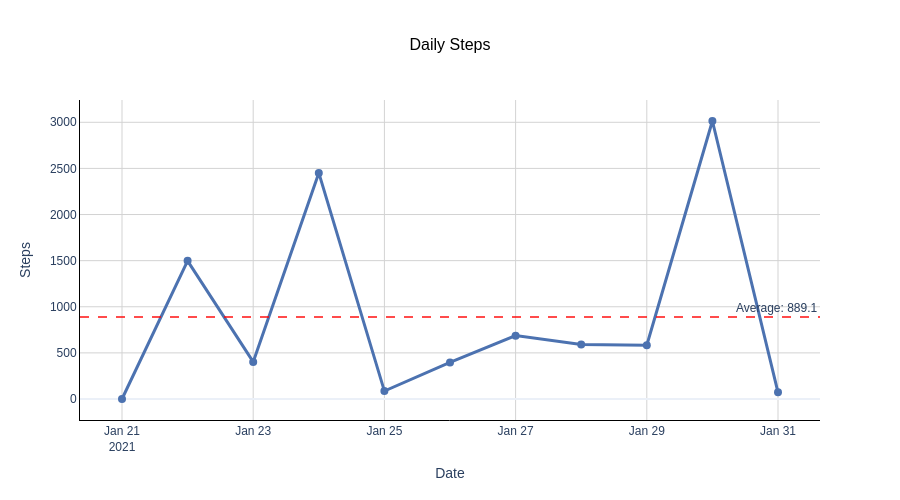
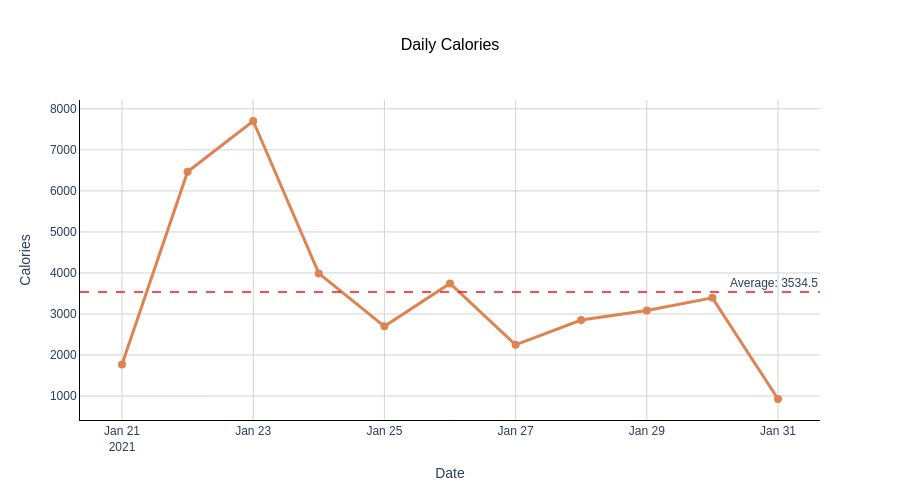
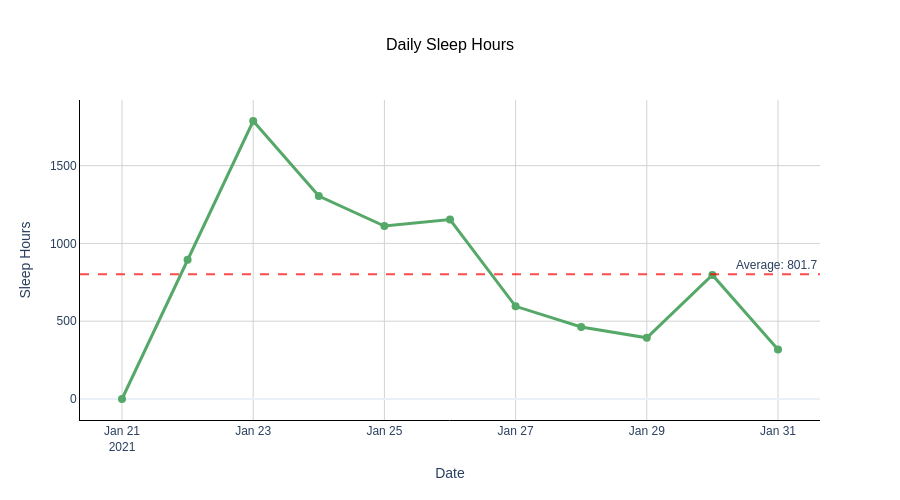
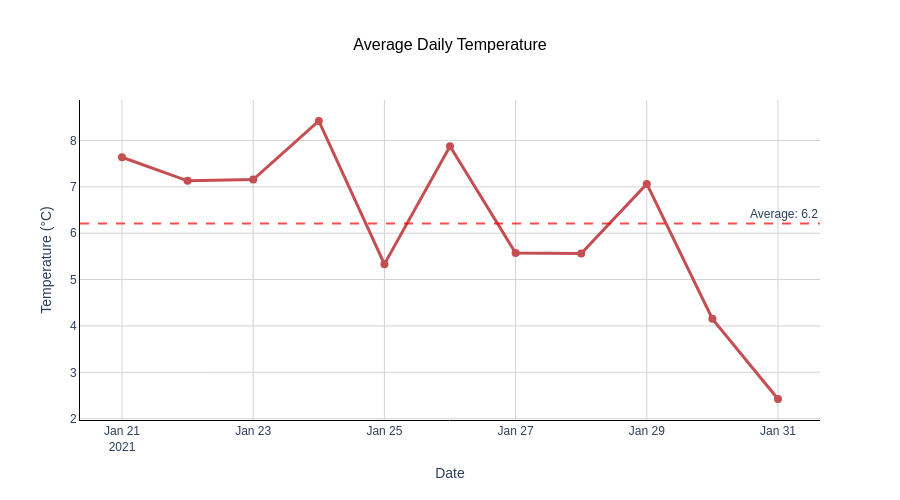

Notebook code cell kept with these figures, in order:
### Code cell
# Time Series Visualization with Seaborn-style using Plotly
import plotly.graph_objects as go
from plotly.subplots import make_subplots
import plotly.express as px
import pandas as pd
import numpy as np

# ตรวจสอบว่ามีข้อมูล daily_activity หรือไม่
if 'daily_activity' in locals() and len(daily_activity) > 0:
    print("Creating time series visualizations with Seaborn-style aesthetics using Plotly...")
    
    # Seaborn-style color palette
    seaborn_colors = ['#4C72B0', '#DD8452', '#55A868', '#C44E52', '#8172B3', 
                     '#937860', '#DA8BC3', '#8C8C8C', '#CCB974', '#64B5CD']
    
    # สร้างกราฟสำหรับแต่ละ feature
    features_to_plot = [
        ('Step', 'Daily Steps', 'Steps'),
        ('Calorie', 'Daily Calories', 'Calories'),
        ('Total Sleep (hr)', 'Daily Sleep Hours', 'Sleep Hours'),
        ('Temperature', 'Average Daily Temperature', 'Temperature (°C)'),
        ('Battery Level', 'Average Daily Battery Level', 'Battery Level (%)')
    ]
    
    for i, (feature, title, ylabel) in enumerate(features_to_plot):
        if feature in daily_activity.columns:
            fig = go.Figure()
            
            color = seaborn_colors[i % len(seaborn_colors)]
            
            # สร้างกราฟเส้นหลัก
            fig.add_trace(go.Scatter(
                x=daily_activity['Date'],
                y=daily_activity[feature],
                mode='lines+markers',
                name=feature,
                line=dict(color=color, width=3),
                marker=dict(size=8, color=color),
                hovertemplate=f'<b>Date</b>: %{{x}}<br><b>{feature}</b>: %{{y:.1f}}<extra></extra>'
            ))
            
            # เพิ่มค่าเฉลี่ย
            mean_value = daily_activity[feature].mean()
            fig.add_hline(
                y=mean_value, 
                line_dash="dash", 
                line_color='red',
                line_width=2,
                opacity=0.7,
                annotation_text=f"Average: {mean_value:.1f}",
                annotation_position="top right"
            )
            
            # ตกแต่งกราฟแบบ seaborn-style
            fig.update_layout(
                title=dict(text=title, x=0.5, font=dict(size=16, color='black', family='Arial')),
                xaxis_title="Date",
                yaxis_title=ylabel,
                template="plotly_white",
                hovermode='x unified',
                height=500,
                font=dict(family="Arial", size=12),
                plot_bgcolor='white',
                paper_bgcolor='white',
                xaxis=dict(
                    showgrid=True, 
                    gridwidth=1, 
                    gridcolor='lightgray',
                    showline=True,
                    linewidth=1,
                    linecolor='black'
                ),
                yaxis=dict(
                    showgrid=True, 
                    gridwidth=1, 
                    gridcolor='lightgray',
                    showline=True,
                    linewidth=1,
                    linecolor='black'
                )
            )
            
            fig.show()
            print(f"{feature}: Range from {daily_activity[feature].min():.1f} to {daily_activity[feature].max():.1f}")
        else:
            print(f"Feature '{feature}' not available in data")
    
    # สร้างกราฟรวมทุก features ในหน้าเดียวแบบ seaborn FacetGrid style
    available_features = [f for f, _, _ in features_to_plot if f in daily_activity.columns]
    
    if len(available_features) > 1:
        print("\\nCreating FacetGrid-style combined visualization...")
        
        # สร้าง subplots
        rows = (len(available_features) + 1) // 2  # 2 columns
        cols = 2
        
        fig = make_subplots(
            rows=rows, 
            cols=cols,
            subplot_titles=[f"{f} Over Time" for f, _, _ in features_to_plot if f in daily_activity.columns],
            vertical_spacing=0.12,
            horizontal_spacing=0.1
        )
        
        for i, (feature, title, ylabel) in enumerate(features_to_plot):
            if feature in daily_activity.columns:
                row = (i // 2) + 1
                col = (i % 2) + 1
                
                color = seaborn_colors[i % len(seaborn_colors)]
                
                # เพิ่มกราฟหลัก
                fig.add_trace(
                    go.Scatter(
                        x=daily_activity['Date'],
                        y=daily_activity[feature],
                        mode='lines+markers',
                        name=feature,
                        line=dict(color=color, width=2),
                        marker=dict(size=6, color=color),
                        hovertemplate=f'<b>{feature}</b>: %{{y:.1f}}<extra></extra>',
                        showlegend=False
                    ),
                    row=row, col=col
                )
                
                # เพิ่มเส้นค่าเฉลี่ย
                mean_value = daily_activity[feature].mean()
                fig.add_hline(
                    y=mean_value,
                    line_dash="dash",
                    line_color='red',
                    opacity=0.7,
                    row=row, col=col
                )
                
                # ตั้งชื่อแกน Y
                fig.update_yaxes(title_text=ylabel, row=row, col=col)
        
        # ตกแต่งกราฟรวมแบบ seaborn style
        fig.update_layout(
            title=dict(text="📊 Daily Activity Time Series - Seaborn Style", x=0.5, font=dict(size=18)),
            template="plotly_white",
            height=400 * rows,
            font=dict(family="Arial", size=11),
            hovermode='x unified'
        )
        
        fig.update_xaxes(title_text="Date")
        fig.show()
        
        # สร้างกราฟ correlation heatmap ด้วย plotly
        if len(available_features) > 2:
            print("\\nCreating correlation heatmap...")
            
            correlation_data = daily_activity[available_features].corr()
            
            fig = go.Figure(data=go.Heatmap(
                z=correlation_data.values,
                x=correlation_data.columns,
                y=correlation_data.columns,
                colorscale='RdBu',
                zmid=0,
                text=correlation_data.round(2).values,
                texttemplate="%{text}",
                textfont={"size": 12},
                hovertemplate='<b>%{x} vs %{y}</b><br>Correlation: %{z:.3f}<extra></extra>'
            ))
            
            fig.update_layout(
                title='Feature Correlation Heatmap - Seaborn Style',
                xaxis_title="Features",
                yaxis_title="Features",
                template="plotly_white",
                height=500,
                width=500,
                font=dict(family="Arial", size=12)
            )
            
            fig.show()
    
    print("\\nSeaborn-style visualization completed using Plotly!")
else:
    print("No daily activity data available for visualization!")

### Figure 1 — Plotly figure (JSON) as saved in the notebook; plotly's stock layout.template omitted (floating-point values rounded to 4 significant figures)
{"data": [{"hovertemplate": "<b>Date</b>: %{x}<br><b>Step</b>: %{y:.1f}<extra></extra>", "line": {"color": "#4C72B0", "width": 3}, "marker": {"color": "#4C72B0", "size": 8}, "mode": "lines+markers", "name": "Step", "type": "scatter", "x": ["2021-01-21", "2021-01-22", "2021-01-23", "2021-01-24", "2021-01-25", "2021-01-26", "2021-01-27", "2021-01-28", "2021-01-29", "2021-01-30", "2021-01-31"], "y": [0, 1498, 402, 2451, 86, 396, 687, 590, 584, 3014, 72]}], "layout": {"annotations": [{"showarrow": false, "text": "Average: 889.1", "x": 1, "xanchor": "right", "xref": "x domain", "y": 889.1, "yanchor": "bottom", "yref": "y"}], "font": {"family": "Arial", "size": 12}, "height": 500, "hovermode": "x unified", "paper_bgcolor": "white", "plot_bgcolor": "white", "shapes": [{"line": {"color": "red", "dash": "dash", "width": 2}, "opacity": 0.7, "type": "line", "x0": 0, "x1": 1, "xref": "x domain", "y0": 889.1, "y1": 889.1, "yref": "y"}], "title": {"font": {"color": "black", "family": "Arial", "size": 16}, "text": "Daily Steps", "x": 0.5}, "xaxis": {"gridcolor": "lightgray", "gridwidth": 1, "linecolor": "black", "linewidth": 1, "showgrid": true, "showline": true, "title": {"text": "Date"}}, "yaxis": {"gridcolor": "lightgray", "gridwidth": 1, "linecolor": "black", "linewidth": 1, "showgrid": true, "showline": true, "title": {"text": "Steps"}}}}

### Figure 2 — Plotly figure (JSON) as saved in the notebook; plotly's stock layout.template omitted (floating-point values rounded to 4 significant figures)
{"data": [{"hovertemplate": "<b>Date</b>: %{x}<br><b>Calorie</b>: %{y:.1f}<extra></extra>", "line": {"color": "#DD8452", "width": 3}, "marker": {"color": "#DD8452", "size": 8}, "mode": "lines+markers", "name": "Calorie", "type": "scatter", "x": ["2021-01-21", "2021-01-22", "2021-01-23", "2021-01-24", "2021-01-25", "2021-01-26", "2021-01-27", "2021-01-28", "2021-01-29", "2021-01-30", "2021-01-31"], "y": [1770, 6466, 7703, 3989, 2698, 3743, 2249, 2853, 3087, 3393, 928]}], "layout": {"annotations": [{"showarrow": false, "text": "Average: 3534.5", "x": 1, "xanchor": "right", "xref": "x domain", "y": 3534.0, "yanchor": "bottom", "yref": "y"}], "font": {"family": "Arial", "size": 12}, "height": 500, "hovermode": "x unified", "paper_bgcolor": "white", "plot_bgcolor": "white", "shapes": [{"line": {"color": "red", "dash": "dash", "width": 2}, "opacity": 0.7, "type": "line", "x0": 0, "x1": 1, "xref": "x domain", "y0": 3534.0, "y1": 3534.0, "yref": "y"}], "title": {"font": {"color": "black", "family": "Arial", "size": 16}, "text": "Daily Calories", "x": 0.5}, "xaxis": {"gridcolor": "lightgray", "gridwidth": 1, "linecolor": "black", "linewidth": 1, "showgrid": true, "showline": true, "title": {"text": "Date"}}, "yaxis": {"gridcolor": "lightgray", "gridwidth": 1, "linecolor": "black", "linewidth": 1, "showgrid": true, "showline": true, "title": {"text": "Calories"}}}}

### Figure 3 — Plotly figure (JSON) as saved in the notebook; plotly's stock layout.template omitted (floating-point values rounded to 4 significant figures)
{"data": [{"hovertemplate": "<b>Date</b>: %{x}<br><b>Total Sleep (hr)</b>: %{y:.1f}<extra></extra>", "line": {"color": "#55A868", "width": 3}, "marker": {"color": "#55A868", "size": 8}, "mode": "lines+markers", "name": "Total Sleep (hr)", "type": "scatter", "x": ["2021-01-21", "2021-01-22", "2021-01-23", "2021-01-24", "2021-01-25", "2021-01-26", "2021-01-27", "2021-01-28", "2021-01-29", "2021-01-30", "2021-01-31"], "y": [0, 895.0, 1787.0, 1304.0, 1112.0, 1153.0, 595.8, 463.1, 393.1, 797.2, 318.3]}], "layout": {"annotations": [{"showarrow": false, "text": "Average: 801.7", "x": 1, "xanchor": "right", "xref": "x domain", "y": 801.7, "yanchor": "bottom", "yref": "y"}], "font": {"family": "Arial", "size": 12}, "height": 500, "hovermode": "x unified", "paper_bgcolor": "white", "plot_bgcolor": "white", "shapes": [{"line": {"color": "red", "dash": "dash", "width": 2}, "opacity": 0.7, "type": "line", "x0": 0, "x1": 1, "xref": "x domain", "y0": 801.7, "y1": 801.7, "yref": "y"}], "title": {"font": {"color": "black", "family": "Arial", "size": 16}, "text": "Daily Sleep Hours", "x": 0.5}, "xaxis": {"gridcolor": "lightgray", "gridwidth": 1, "linecolor": "black", "linewidth": 1, "showgrid": true, "showline": true, "title": {"text": "Date"}}, "yaxis": {"gridcolor": "lightgray", "gridwidth": 1, "linecolor": "black", "linewidth": 1, "showgrid": true, "showline": true, "title": {"text": "Sleep Hours"}}}}

### Figure 4 — Plotly figure (JSON) as saved in the notebook; plotly's stock layout.template omitted (floating-point values rounded to 4 significant figures)
{"data": [{"hovertemplate": "<b>Date</b>: %{x}<br><b>Temperature</b>: %{y:.1f}<extra></extra>", "line": {"color": "#C44E52", "width": 3}, "marker": {"color": "#C44E52", "size": 8}, "mode": "lines+markers", "name": "Temperature", "type": "scatter", "x": ["2021-01-21", "2021-01-22", "2021-01-23", "2021-01-24", "2021-01-25", "2021-01-26", "2021-01-27", "2021-01-28", "2021-01-29", "2021-01-30", "2021-01-31"], "y": [7.638, 7.13, 7.156, 8.419, 5.332, 7.874, 5.57, 5.563, 7.063, 4.152, 2.424]}], "layout": {"annotations": [{"showarrow": false, "text": "Average: 6.2", "x": 1, "xanchor": "right", "xref": "x domain", "y": 6.211, "yanchor": "bottom", "yref": "y"}], "font": {"family": "Arial", "size": 12}, "height": 500, "hovermode": "x unified", "paper_bgcolor": "white", "plot_bgcolor": "white", "shapes": [{"line": {"color": "red", "dash": "dash", "width": 2}, "opacity": 0.7, "type": "line", "x0": 0, "x1": 1, "xref": "x domain", "y0": 6.211, "y1": 6.211, "yref": "y"}], "title": {"font": {"color": "black", "family": "Arial", "size": 16}, "text": "Average Daily Temperature", "x": 0.5}, "xaxis": {"gridcolor": "lightgray", "gridwidth": 1, "linecolor": "black", "linewidth": 1, "showgrid": true, "showline": true, "title": {"text": "Date"}}, "yaxis": {"gridcolor": "lightgray", "gridwidth": 1, "linecolor": "black", "linewidth": 1, "showgrid": true, "showline": true, "title": {"text": "Temperature (°C)"}}}}
